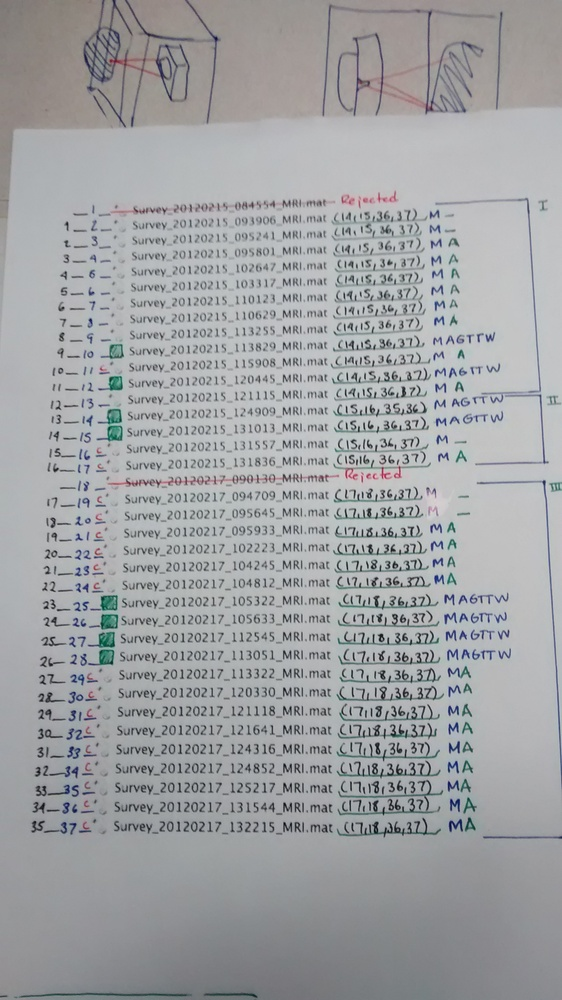
//> input picture data/allData/IMG_20150513_125647578.jpg, 562 x 1000 px, shrunk from 1456 x 2592 before the run
$ ./contours ../data/allData/IMG_20150513_125647578.jpg   (built with g++ and OpenCV 4)
//> lines starting //> are read from the running program, lines starting //| are printed output that depends on the picture; after the words box and inside, x2 and y2 are one past the last pixel; in counts of white or black regions, pixels touching at a corner belong together
#include <opencv2/imgproc/imgproc.hpp>
#include <opencv2/highgui/highgui.hpp>
#include <math.h>
#include <iostream>
#include <stdio.h>
#include <stdlib.h>

using namespace cv;
using namespace std;

Mat src; Mat src_gray;
int thresh = 0, limit = 50, contourSizeLimit = 50;
int max_thresh = 255;
RNG rng(12345);

/// Function header
void thresh_callback(int, void* );
void limit_callback(int, void* );

/** @function main */
int main( int argc, char** argv )
{
  /// Load source image and convert it to gray
  src = imread( argv[1], 1 );
//> src is the input picture: 1000 rows x 562 cols, CV_8UC3; mean B, G, R 165, 162.9, 161.1

  /// Convert image to gray and blur it
  cvtColor( src, src_gray, CV_BGR2GRAY );
  blur( src_gray, src_gray, Size(3,3) );
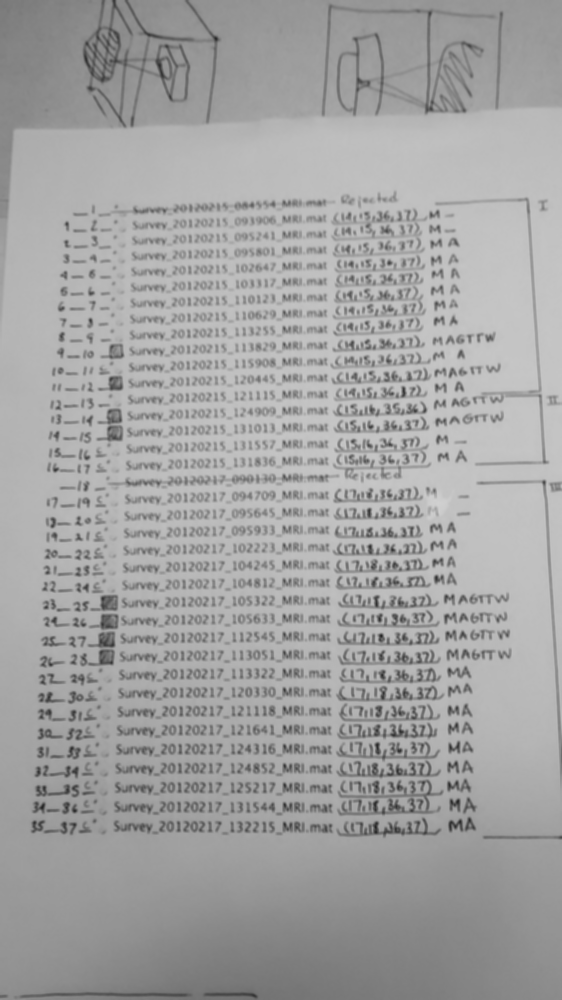
//> src_gray: 1000 rows x 562 cols, CV_8UC1; min 36, max 209, mean 162.5

  /// Create Window
  char* source_window = "Source";
  namedWindow( source_window, CV_WINDOW_AUTOSIZE );
  imshow( source_window, src );

  createTrackbar( " Threshold:", "Source", &thresh, max_thresh, thresh_callback );
  createTrackbar( " Limit:", "Source", &limit, max_thresh, limit_callback );
  thresh_callback( 0, 0 );

  waitKey(0);
  return(0);
}

void limit_callback(int, void*)
{
	contourSizeLimit = limit;
	thresh_callback( 0, 0 );
}

/** @function thresh_callback */
void thresh_callback(int, void* )
{
  Mat threshold_output;
  vector<vector<Point> > contours, endContours;
  vector<Vec4i> hierarchy;

  /// Detect edges using Threshold
  threshold( src_gray, threshold_output, thresh, 255, THRESH_BINARY );
//> threshold_output: 1000 rows x 562 cols, CV_8UC1; every value is 255
	imshow( "Threshold result ", threshold_output );
  /// Find contours
  findContours( threshold_output, contours, hierarchy, CV_RETR_TREE, CV_CHAIN_APPROX_SIMPLE, Point(0, 0) );
//> contours = 1 contour; box (x1, y1, x2, y2) and area: (0, 0, 562, 1000) 560439

	cout << endl << endl;

  for( int i = 0; i < contours.size(); i++ )
     {
				cout << i << " " << contours[i].size() << endl;
				double area = contourArea(contours[i]);
				if(area > contourSizeLimit)
				{
					endContours.push_back(contours[i]);
					cout << "Added " << i << endl;
				}
     }
//> this loop made 1 pass
//> area on pass 1: 560439
//| 0 4
//| Added 0
	cout << "Final size " << endContours.size() << endl;
//| Final size 1
  /// Approximate contours to polygons + get bounding rects and circles
  vector<vector<Point> > contours_poly( endContours.size() );
//> contours_poly = 1 empty contours
  vector<Rect> boundRect( endContours.size() );
//> boundRect = 1 Rect (x, y, width, height): [0, 0, 0, 0]
  vector<Point2f>center( endContours.size() );
//> center = 1 Point (x, y): [0, 0]
  vector<float>radius( endContours.size() );
//> radius = [0]


  for( int i = 0; i < endContours.size(); i++ )
     { approxPolyDP( Mat(endContours[i]), contours_poly[i], 3, true );
       boundRect[i] = boundingRect( Mat(contours_poly[i]) );
       minEnclosingCircle( (Mat)contours_poly[i], center[i], radius[i] );
     }
//> this loop made 1 pass


  /// Draw polygonal contour + bonding rects + circles
  Mat drawing = Mat::zeros( threshold_output.size(), CV_8UC3 );
  for( int i = 0; i< endContours.size(); i++ )
     {
       Scalar color = Scalar( rng.uniform(0, 255), rng.uniform(0,255), rng.uniform(0,255) );

       drawContours( drawing, contours_poly, i, color, CV_FILLED, 8, vector<Vec4i>(), 0, Point() );
//       rectangle( drawing, boundRect[i].tl(), boundRect[i].br(), color, 2, 8, 0 );
//       circle( drawing, center[i], (int)radius[i], color, 2, 8, 0 );
     }
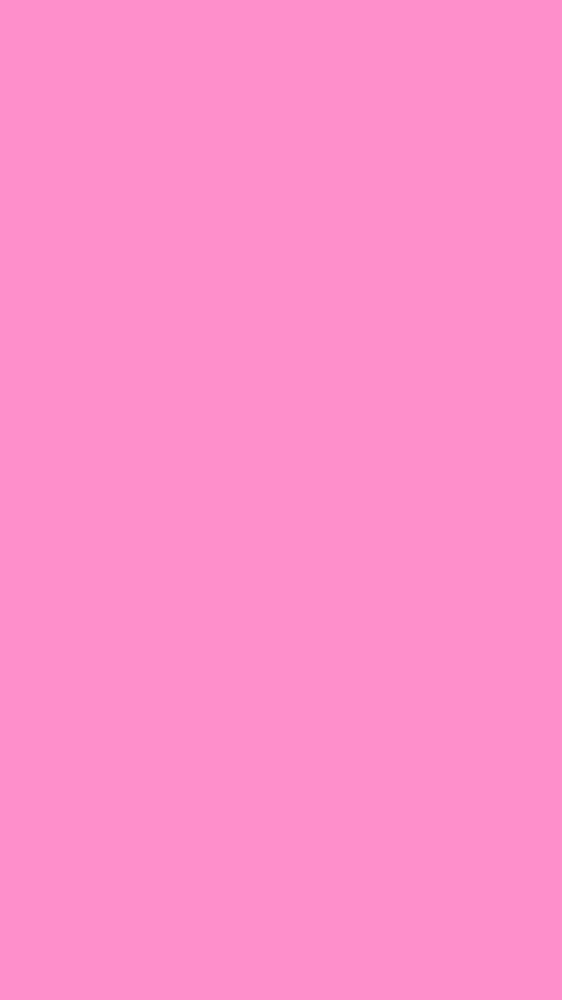
//> drawing: 1000 rows x 562 cols, CV_8UC3; mean B, G, R 203, 143, 254

  /// Show in a window
  namedWindow( "Contours", CV_WINDOW_AUTOSIZE );
  imshow( "Contours", drawing );
}

// [97 lines of commented-out code are left out]
